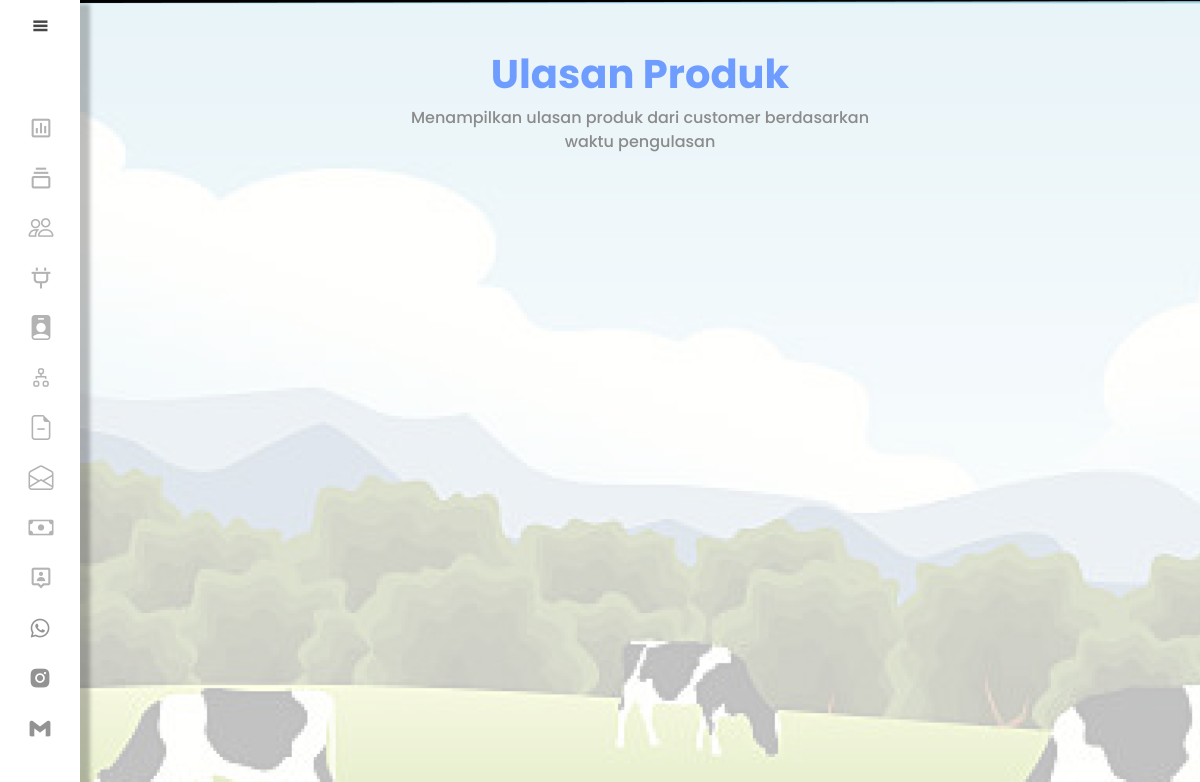
The page /admin/ulasan.php (signed in) on the database as committed earlier.
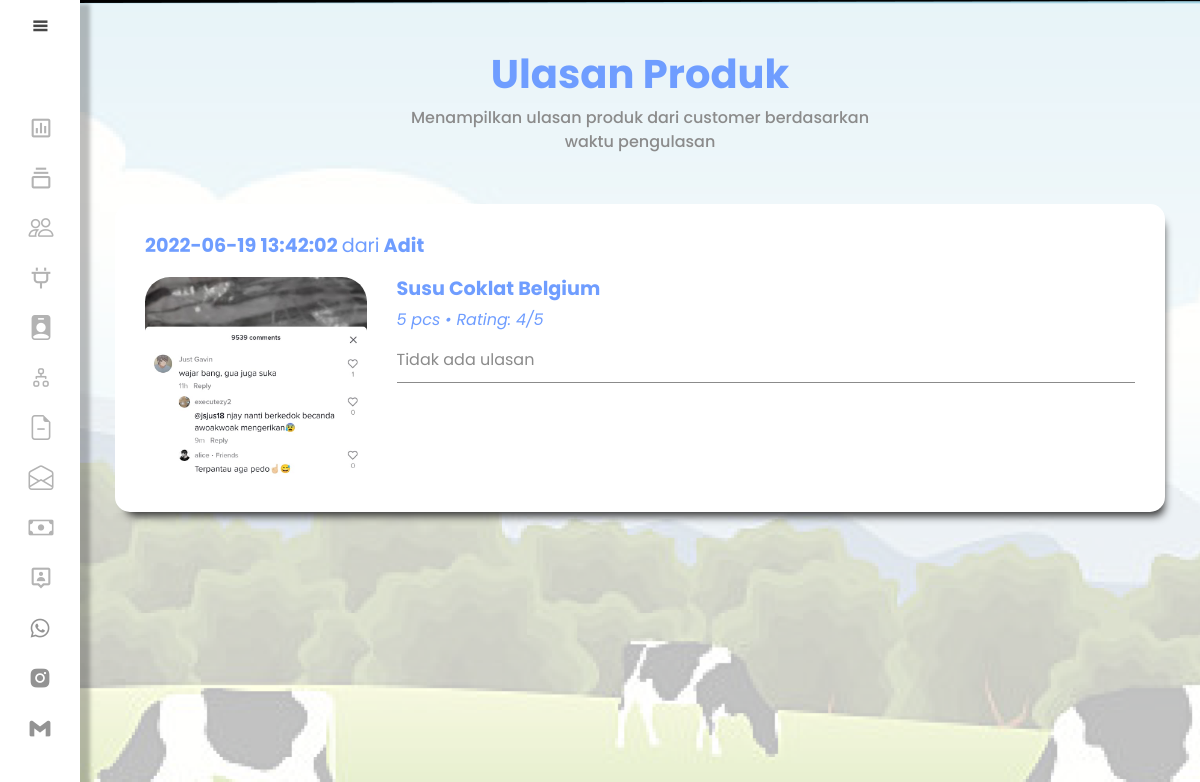
The same page on the database as committed later.
### tables this page shows
CREATE TABLE `data_ulasan_produk` (
  `id_ulasan` int(5) NOT NULL,
  `id_pembeli` int(5) NOT NULL,
  `id_produk` int(5) NOT NULL,
  `nama_pembeli` varchar(50) NOT NULL,
  `ulasan` varchar(100) NOT NULL,
  `status` enum('sudah','belum','berlangsung') NOT NULL,
  `rating` int(10) NOT NULL,
  `gambar` varchar(255) NOT NULL,
  `jumlah` int(255) NOT NULL,
  `waktu` datetime DEFAULT current_timestamp()
);

CREATE TABLE `data_user` (
  `id` int(11) NOT NULL,
  `nama` varchar(255) NOT NULL,
  `alamat` varchar(255) NOT NULL,
  `no_hp` char(13) NOT NULL,
  `gender` varchar(15) NOT NULL,
  `email` varchar(255) NOT NULL,
  `username` varchar(255) NOT NULL,
  `password` varchar(255) NOT NULL,
  `level` enum('Admin','Pegawai','Pembeli') NOT NULL
);

CREATE TABLE `data_produk` (
  `id_produk` int(11) NOT NULL,
  `nama_produk` varchar(50) NOT NULL,
  `gambar_produk` varchar(50) NOT NULL,
  `rasa_produk` varchar(50) NOT NULL,
  `harga_produk` int(50) NOT NULL,
  `berat_produk` int(50) NOT NULL,
  `tanggal_kedaluwarsa` datetime NOT NULL,
  `if_sesudah` text NOT NULL,
  `if_sebelum` text NOT NULL
);

### admin/ulasan.php (the view, shortened to what this page needs)
<!DOCTYPE html>
<html lang="en">
<head>
    <link href="https://cdn.jsdelivr.net/npm/bootstrap@5.1.3/dist/css/bootstrap.min.css" rel="stylesheet">
    <link href='https://unpkg.com/boxicons@2.1.2/css/boxicons.min.css' rel='stylesheet'>
    <link rel="stylesheet" href="css/ulasan.css">
    <link rel="stylesheet" href="https://cdn.jsdelivr.net/npm/bootstrap-icons@1.8.3/font/bootstrap-icons.css">
</head>
<body>
    <div class="sidebar">
        <div class="logo-content">
            <div class="logo">
            </div>
            <i class='bx bx-menu' id="btn"></i>
        </div>
        <ul class="nav">
        <li>
                <a href="index.php">
                    <i class='bx bx-bar-chart-square'></i>
                </a>
            </li>
            <li>
                <a href="produk.php">
                    <i class='bx bx-collection'></i>
                </a>
            </li>
            <li>
                <a href="data_pembeli.php">
                    <i class="bi bi-people"></i>
                </a>
            </li>
            <li>
                <a href="transaksi.php">
                    <i class='bx bx-plug'></i>
                </a>
            </li>
            <li>
                <a href="data_pegawai.php">
                    <i class="bi bi-person-badge-fill"></i>
                </a>
            </li>
            <li>
                <a href="website.php">
                    <i class="bi bi-diagram-2"></i>
                </a>
            </li>
            <li>
                <a href="bahanProduk.php">
                    <i class='bi bi-file-earmark-minus'></i>
                </a>
            </li>
            <li>
                <a href="ulasan.php">
                    <i class="bi bi-envelope-open"></i>
                </a>
            </li>
            <li>
                <a href="rekapitulasi.php">
                    <i class="bi bi-cash"></i>
                </a>
            </li>
            <li>
                <a href="profil.php">
                    <i class='bx bx-user-pin'></i>
                </a>
            </li>
            <div class="sosial-media">
                <i class='sosial bx bxl-gmail' id="gmail"></i>
                <a href="https://www.instagram.com/__deenda/">
                    <i class='sosial bx bxl-instagram-alt' id="instagram"></i>
                </a>
                <a href="http://wa.me/+628813430521">
                    <i class='sosial bx bxl-whatsapp' id="whatsapp"></i>
                </a>
            </div>
        </ul>
    </div>
    <div class="home-content">
        <div class="content">
            <div class="top-title">
                <h1>Ulasan Produk</h1>
                <p>Menampilkan ulasan produk dari customer berdasarkan <br> waktu pengulasan</p>
            </div>
            <?php
            include '../link/homepage/koneksi.php';
            $query = "SELECT * FROM data_ulasan_produk JOIN data_produk ON data_ulasan_produk.id_produk = data_produk.id_produk JOIN data_user ON data_ulasan_produk.id_pembeli = data_user.id WHERE data_ulasan_produk.status = 'sudah'";
            $hasil = $conn->query($query);
            while ($row = $hasil->fetch_assoc()):
            ?>
            <div class="review">
                <div class="review-header">
                    <h1 class="h3"><?php echo $row['waktu'] ?> <span>dari</span> <?php echo $row['nama'] ?></h1>
                </div>
                <div class="review-content">
                    <div class="review-gambar">
                        <img src="../images/ulasan/<?php echo $row['gambar'] ?>" class="gambar_ulasan">
                    </div>
                    <div class="review-product">
                        <h1 class="h3 review-ok"><?php echo $row['nama_produk'] ?></h1>
                        <p class="info-product">5 pcs &#x2022;<span> Rating: <?php echo $row['rating'] ?>/5</span></p>
                        <p class="ulas"><?php echo $row['ulasan'] ?></p>
                    </div>
                </div>
            </div>
            <?php endwhile ?>
        </div>
    </div>
</body>
</html>

### admin/css/ulasan.css (style rules this page uses)
* { font-family: 'Poppins', sans-serif; margin: 0; padding: 0; }
body { position: relative; min-height: 100vh; width: 100%; background-image: url('../../images/moww-2.png'); background-size: repeat; }
.sidebar { position: fixed; top: 0; left: 0; width: 80px; background: white; padding: 6px 16px; height: 100%; box-shadow: 10px 4px 4px rgba(0, 0, 0, 0.25); transition: all .5s ease; }
.sidebar #btn { position: absolute; color: rgb(70, 70, 70); left: 50%; top: 6px; font-size: 20px; height: 50px; width: 50px; font-weight: bolder; text-align: center; line-height: 40px; transform: translate(-50%); transition: all 0.5s ease; cursor: pointer; }
.sidebar .nav { margin-top: 15px; }
.sidebar .sosial-media { display: flex; text-align: center; justify-content: center; width: 100%; margin-top: 50px; transform: rotate(-90deg); transition: all 0.5s ease; height: 100%; bottom: 0; }
.sidebar .sosial-media a { text-decoration: none; }
.sidebar .sosial { display: inline-block; transform: rotate(90deg); color: #939393; transition: all 0.5s ease; border-radius: 20px; }
.sidebar i { left: 100px; height: 50px; min-width: 50px; border-radius: 12px; line-height: 50px; text-align: center; font-size: 25px; }
.sidebar ul li { position: relative; height: 50px; width: 100%; margin: 0; list-style: none; line-height: 50px; }
.sidebar ul li a { color: #b3b3b3; display: flex; text-decoration: none; align-items: center; border-radius: 20px; font-size: 13px; white-space: nowrap; transition: all .4s ease; }
.home-content { position: relative; height: 100%; width: calc(100% - 80px); left: 80px; align-items: center; transition: all .5s ease; }
.content { margin: 50px 35px; }
.review { background-color: white; padding: 0 30px; padding-top: 15px; border-radius: 15px; margin-bottom: 10px; box-shadow: 5px 10px 9px -6px #333; }
.review-header { color: #6F9DFF; }
.review-header h1 { font-size: 1.2em; font-weight: 700; margin-top: 15px; }
.review-header span { font-weight: lighter; }
.review-content { display: flex; justify-content: left; margin-top: 20px; margin-bottom: 20px; width: 100%; }
.review-gambar { width: 30%; margin-right: 30px; margin-bottom: 35px; }
.review-gambar img { width: 100%; height: 200px; object-fit: cover; object-position: center center; border-radius: 25px; }
.review-product { color: #6F9DFF; margin-bottom: 35px; width: 100%; }
.review-ok { font-size: 1.2em; font-weight: 700; }
.top-title { text-align: center; margin-bottom: 50px; }
.top-title h1 { color: #6F9DFF; font-weight: 700; }
.top-title p { color: #8B8B8B; font-weight: 500; }
.info-product { font-style: italic; }
.ulas { color: #8B8B8B; padding-bottom: 10px; border-bottom: 1px solid #8B8B8B; }

Rows that differ between the two databases and show on the page:
added data_ulasan_produk: waktu "2022-06-19 13:42:02", data_user.nama "Adit", gambar (picture), id_produk.nama_produk "Susu Coklat Belgium", rating "4", ulasan "Tidak ada ulasan"
